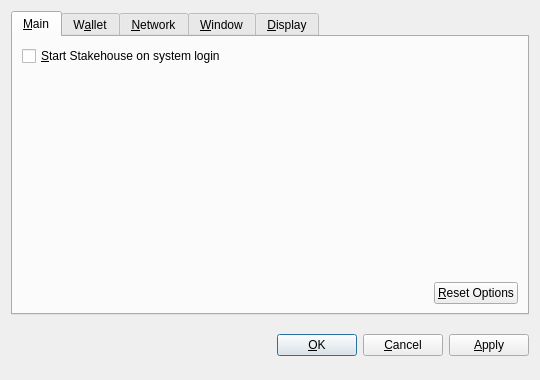
<?xml version="1.0" encoding="UTF-8"?>
<ui version="4.0">
 <class>OptionsDialog</class>
 <widget class="QDialog" name="OptionsDialog">
  <property name="geometry">
   <rect>
    <x>0</x>
    <y>0</y>
    <width>540</width>
    <height>380</height>
   </rect>
  </property>
  <property name="windowTitle">
   <string>Options</string>
  </property>
  <property name="modal">
   <bool>true</bool>
  </property>
  <layout class="QVBoxLayout" name="verticalLayout">
   <item>
    <widget class="QTabWidget" name="tabWidget">
     <property name="tabPosition">
      <enum>QTabWidget::North</enum>
     </property>
     <property name="currentIndex">
      <number>0</number>
     </property>
     <widget class="QWidget" name="tabMain">
      <attribute name="title">
       <string>&amp;Main</string>
      </attribute>
      <layout class="QVBoxLayout" name="verticalLayout_Main">
       <item>
        <widget class="QCheckBox" name="bitcoinAtStartup">
         <property name="toolTip">
          <string>Automatically start Stakehouse after logging in to the system.</string>
         </property>
         <property name="text">
          <string>&amp;Start Stakehouse on system login</string>
         </property>
        </widget>
       </item>
       <item>
        <spacer name="verticalSpacer_Main">
         <property name="orientation">
          <enum>Qt::Vertical</enum>
         </property>
         <property name="sizeHint" stdset="0">
          <size>
           <width>20</width>
           <height>40</height>
          </size>
         </property>
        </spacer>
       </item>
       <item>
        <layout class="QHBoxLayout" name="horizontalLayout_2_Main">
         <item>
          <spacer name="horizontalSpacer_2_Main">
           <property name="orientation">
            <enum>Qt::Horizontal</enum>
           </property>
           <property name="sizeHint" stdset="0">
            <size>
             <width>40</width>
             <height>20</height>
            </size>
           </property>
          </spacer>
         </item>
         <item>
          <widget class="QPushButton" name="resetButton">
           <property name="toolTip">
            <string>Reset all client options to default.</string>
           </property>
           <property name="text">
            <string>&amp;Reset Options</string>
           </property>
           <property name="autoDefault">
            <bool>false</bool>
           </property>
          </widget>
         </item>
        </layout>
       </item>
      </layout>
     </widget>
     <widget class="QWidget" name="tabWallet">
      <attribute name="title">
       <string>W&amp;allet</string>
      </attribute>
      <layout class="QVBoxLayout" name="verticalLayout_Network">
       <item>
        <widget class="QLabel" name="transactionFeeInfoLabel">
         <property name="text">
          <string>Optional transaction fee per kB that helps make sure your transactions are processed quickly. Most transactions are 1 kB.</string>
         </property>
         <property name="textFormat">
          <enum>Qt::PlainText</enum>
         </property>
         <property name="wordWrap">
          <bool>true</bool>
         </property>
        </widget>
       </item>
       <item>
        <layout class="QHBoxLayout" name="horizontalLayout_1_Main">
         <item>
          <widget class="QLabel" name="transactionFeeLabel">
           <property name="text">
            <string>Pay transaction &amp;fee</string>
           </property>
           <property name="textFormat">
            <enum>Qt::PlainText</enum>
           </property>
           <property name="buddy">
            <cstring>transactionFee</cstring>
           </property>
          </widget>
         </item>
         <item>
          <widget class="BitcoinAmountField" name="transactionFee"/>
         </item>
         <item>
          <spacer name="horizontalSpacer_1_Main">
           <property name="orientation">
            <enum>Qt::Horizontal</enum>
           </property>
           <property name="sizeHint" stdset="0">
            <size>
             <width>40</width>
             <height>20</height>
            </size>
           </property>
          </spacer>
         </item>
        </layout>
       </item>
       <item>
        <widget class="QLabel" name="label">
         <property name="text">
          <string>If you disable the spending of unconfirmed change, the change from a transaction cannot be used until that transaction has at least one confirmation. This also affects how your balance is computed.</string>
         </property>
         <property name="wordWrap">
          <bool>true</bool>
         </property>
        </widget>
       </item>
       <item>
        <widget class="QCheckBox" name="spendZeroConfChange">
         <property name="text">
          <string>Spend unconfirmed change  (experts only)</string>
         </property>
        </widget>
       </item>
       <item>
        <spacer name="verticalSpacer">
         <property name="orientation">
          <enum>Qt::Vertical</enum>
         </property>
         <property name="sizeHint" stdset="0">
          <size>
           <width>20</width>
           <height>40</height>
          </size>
         </property>
        </spacer>
       </item>
      </layout>
     </widget>
     <widget class="QWidget" name="tabNetwork">
      <attribute name="title">
       <string>&amp;Network</string>
      </attribute>
      <layout class="QVBoxLayout" name="verticalLayout_Network">
       <item>
        <widget class="QCheckBox" name="mapPortUpnp">
         <property name="toolTip">
          <string>Automatically open the Stakehouse client port on the router. This only works when your router supports UPnP and it is enabled.</string>
         </property>
         <property name="text">
          <string>Map port using &amp;UPnP</string>
         </property>
        </widget>
       </item>
       <item>
        <widget class="QCheckBox" name="connectSocks">
         <property name="toolTip">
          <string>Connect to the Stakehouse network through a SOCKS proxy (e.g. when connecting through Tor).</string>
         </property>
         <property name="text">
          <string>&amp;Connect through SOCKS proxy:</string>
         </property>
        </widget>
       </item>
       <item>
        <layout class="QHBoxLayout" name="horizontalLayout_Network">
         <item>
          <widget class="QLabel" name="proxyIpLabel">
           <property name="text">
            <string>Proxy &amp;IP:</string>
           </property>
           <property name="textFormat">
            <enum>Qt::PlainText</enum>
           </property>
           <property name="buddy">
            <cstring>proxyIp</cstring>
           </property>
          </widget>
         </item>
         <item>
          <widget class="QValidatedLineEdit" name="proxyIp">
           <property name="maximumSize">
            <size>
             <width>140</width>
             <height>16777215</height>
            </size>
           </property>
           <property name="toolTip">
            <string>IP address of the proxy (e.g. 127.0.0.1)</string>
           </property>
          </widget>
         </item>
         <item>
          <widget class="QLabel" name="proxyPortLabel">
           <property name="text">
            <string>&amp;Port:</string>
           </property>
           <property name="textFormat">
            <enum>Qt::PlainText</enum>
           </property>
           <property name="buddy">
            <cstring>proxyPort</cstring>
           </property>
          </widget>
         </item>
         <item>
          <widget class="QLineEdit" name="proxyPort">
           <property name="maximumSize">
            <size>
             <width>55</width>
             <height>16777215</height>
            </size>
           </property>
           <property name="toolTip">
            <string>Port of the proxy (e.g. 9050)</string>
           </property>
          </widget>
         </item>
         <item>
          <widget class="QLabel" name="socksVersionLabel">
           <property name="text">
            <string>SOCKS &amp;Version:</string>
           </property>
           <property name="textFormat">
            <enum>Qt::PlainText</enum>
           </property>
           <property name="buddy">
            <cstring>socksVersion</cstring>
           </property>
          </widget>
         </item>
         <item>
          <widget class="QValueComboBox" name="socksVersion">
           <property name="toolTip">
            <string>SOCKS version of the proxy (e.g. 5)</string>
           </property>
          </widget>
         </item>
         <item>
          <spacer name="horizontalSpacer_Network">
           <property name="orientation">
            <enum>Qt::Horizontal</enum>
           </property>
           <property name="sizeHint" stdset="0">
            <size>
             <width>40</width>
             <height>20</height>
            </size>
           </property>
          </spacer>
         </item>
        </layout>
       </item>
       <item>
        <spacer name="verticalSpacer_Network">
         <property name="orientation">
          <enum>Qt::Vertical</enum>
         </property>
         <property name="sizeHint" stdset="0">
          <size>
           <width>20</width>
           <height>40</height>
          </size>
         </property>
        </spacer>
       </item>
      </layout>
     </widget>
     <widget class="QWidget" name="tabWindow">
      <attribute name="title">
       <string>&amp;Window</string>
      </attribute>
      <layout class="QVBoxLayout" name="verticalLayout_Window">
       <item>
        <widget class="QCheckBox" name="minimizeToTray">
         <property name="toolTip">
          <string>Show only a tray icon after minimizing the window.</string>
         </property>
         <property name="text">
          <string>&amp;Minimize to the tray instead of the taskbar</string>
         </property>
        </widget>
       </item>
       <item>
        <widget class="QCheckBox" name="minimizeOnClose">
         <property name="toolTip">
          <string>Minimize instead of exit the application when the window is closed. When this option is enabled, the application will be closed only after selecting Quit in the menu.</string>
         </property>
         <property name="text">
          <string>M&amp;inimize on close</string>
         </property>
        </widget>
       </item>
       <item>
        <spacer name="verticalSpacer_Window">
         <property name="orientation">
          <enum>Qt::Vertical</enum>
         </property>
         <property name="sizeHint" stdset="0">
          <size>
           <width>20</width>
           <height>40</height>
          </size>
         </property>
        </spacer>
       </item>
      </layout>
     </widget>
     <widget class="QWidget" name="tabDisplay">
      <attribute name="title">
       <string>&amp;Display</string>
      </attribute>
      <layout class="QVBoxLayout" name="verticalLayout_Display">
       <item>
        <layout class="QHBoxLayout" name="horizontalLayout_1_Display">
         <item>
          <widget class="QLabel" name="langLabel">
           <property name="text">
            <string>User Interface &amp;language:</string>
           </property>
           <property name="textFormat">
            <enum>Qt::PlainText</enum>
           </property>
           <property name="buddy">
            <cstring>lang</cstring>
           </property>
          </widget>
         </item>
         <item>
          <widget class="QValueComboBox" name="lang">
           <property name="toolTip">
            <string>The user interface language can be set here. This setting will take effect after restarting Stakehouse.</string>
           </property>
          </widget>
         </item>
        </layout>
       </item>
       <item>
        <layout class="QHBoxLayout" name="horizontalLayout_2_Display">
         <item>
          <widget class="QLabel" name="unitLabel">
           <property name="text">
            <string>&amp;Unit to show amounts in:</string>
           </property>
           <property name="textFormat">
            <enum>Qt::PlainText</enum>
           </property>
           <property name="buddy">
            <cstring>unit</cstring>
           </property>
          </widget>
         </item>
         <item>
          <widget class="QValueComboBox" name="unit">
           <property name="toolTip">
            <string>Choose the default subdivision unit to show in the interface and when sending coins.</string>
           </property>
          </widget>
         </item>
        </layout>
       </item>
       <item>
        <widget class="QCheckBox" name="displayAddresses">
         <property name="toolTip">
          <string>Whether to show Stakehouse addresses in the transaction list or not.</string>
         </property>
         <property name="text">
          <string>&amp;Display addresses in transaction list</string>
         </property>
        </widget>
       </item>
       <item>
        <widget class="QCheckBox" name="coinControlFeatures">
         <property name="toolTip">
          <string>Whether to show coin control features or not.</string>
         </property>
         <property name="text">
          <string>Display coin &amp;control features (experts only!)</string>
         </property>
        </widget>
       </item>
       <item>
        <spacer name="verticalSpacer_Display">
         <property name="orientation">
          <enum>Qt::Vertical</enum>
         </property>
         <property name="sizeHint" stdset="0">
          <size>
           <width>20</width>
           <height>40</height>
          </size>
         </property>
        </spacer>
       </item>
      </layout>
     </widget>
    </widget>
   </item>
   <item>
    <layout class="QHBoxLayout" name="horizontalLayout_Buttons">
     <item>
      <spacer name="horizontalSpacer_1">
       <property name="orientation">
        <enum>Qt::Horizontal</enum>
       </property>
       <property name="sizeHint" stdset="0">
        <size>
         <width>40</width>
         <height>48</height>
        </size>
       </property>
      </spacer>
     </item>
     <item>
      <widget class="QLabel" name="statusLabel">
       <property name="font">
        <font>
         <weight>75</weight>
         <bold>true</bold>
        </font>
       </property>
       <property name="text">
        <string/>
       </property>
       <property name="textFormat">
        <enum>Qt::PlainText</enum>
       </property>
       <property name="wordWrap">
        <bool>true</bool>
       </property>
      </widget>
     </item>
     <item>
      <spacer name="horizontalSpacer_2">
       <property name="orientation">
        <enum>Qt::Horizontal</enum>
       </property>
       <property name="sizeHint" stdset="0">
        <size>
         <width>40</width>
         <height>48</height>
        </size>
       </property>
      </spacer>
     </item>
     <item>
      <widget class="QPushButton" name="okButton">
       <property name="text">
        <string>&amp;OK</string>
       </property>
      </widget>
     </item>
     <item>
      <widget class="QPushButton" name="cancelButton">
       <property name="text">
        <string>&amp;Cancel</string>
       </property>
       <property name="autoDefault">
        <bool>false</bool>
       </property>
      </widget>
     </item>
     <item>
      <widget class="QPushButton" name="applyButton">
       <property name="text">
        <string>&amp;Apply</string>
       </property>
       <property name="autoDefault">
        <bool>false</bool>
       </property>
      </widget>
     </item>
    </layout>
   </item>
  </layout>
 </widget>
 <customwidgets>
  <customwidget>
   <class>BitcoinAmountField</class>
   <extends>QSpinBox</extends>
   <header>bitcoinamountfield.h</header>
  </customwidget>
  <customwidget>
   <class>QValueComboBox</class>
   <extends>QComboBox</extends>
   <header>qvaluecombobox.h</header>
  </customwidget>
  <customwidget>
   <class>QValidatedLineEdit</class>
   <extends>QLineEdit</extends>
   <header>qvalidatedlineedit.h</header>
  </customwidget>
 </customwidgets>
 <resources/>
 <connections/>
</ui>
